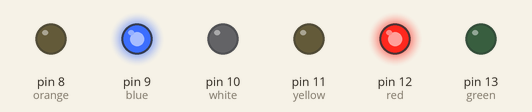
This sketch was run on a simulated Arduino Uno, built with avr-gcc and run on an emulated ATmega328P. On the bench: output pins drawn as LEDs (lit = HIGH).

Above: at 0.5 s.
At 1.5 s:
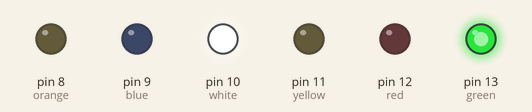
At 2.5 s:
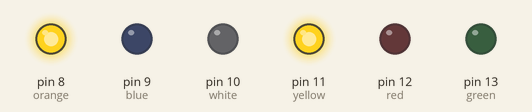
At 3.5 s:
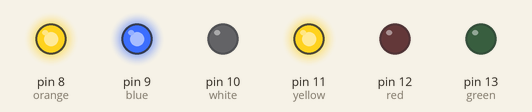
Timing chart, 0 to 5.2 s (numbered marks = the images above):
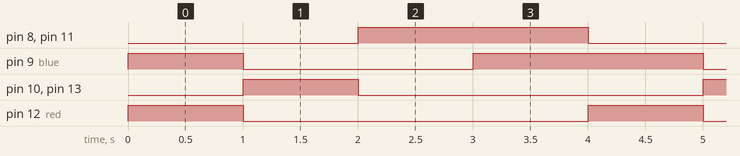

Measured:
- by itself, pin 8 (orange), pin 11 (yellow): alternates HIGH for 2.0 s and LOW for 2.0 s
- by itself, pin 9 (blue): repeats every 4.0 s: LOW 2.0 s, HIGH 2.0 s
- by itself, pin 10 (white), pin 12 (red), pin 13 (green): alternates HIGH for 1.0 s and LOW for 3.0 s

The sketch:

smashing_wluff_hango1.ino
```cpp
// C++ code
//
int green=13;
int red=12;
int yellow=11;
int white=10;
int blue=9;
int orange=8;

void setup()
{
  pinMode(green, OUTPUT);
  pinMode(red, OUTPUT);
  pinMode(yellow, OUTPUT);
  pinMode(white, OUTPUT);
  pinMode(blue, OUTPUT);
  pinMode(orange, OUTPUT);
}

void loop()
{
  digitalWrite(green, LOW);
  digitalWrite(red, HIGH);
  digitalWrite(yellow,LOW);
  digitalWrite(white, LOW);
  digitalWrite(blue, HIGH);
  digitalWrite(orange, LOW);
  delay(1000);


  digitalWrite(green, HIGH);
  digitalWrite(red, LOW);
  digitalWrite(yellow,LOW);
  digitalWrite(white, HIGH);
  digitalWrite(blue, LOW);
  digitalWrite(orange, LOW);
  delay(1000);


  digitalWrite(green, LOW);
  digitalWrite(red, LOW);
  digitalWrite(yellow,HIGH);
  digitalWrite(white, LOW);
  digitalWrite(blue, LOW);
  digitalWrite(orange, HIGH);
  delay(1000);

  digitalWrite(green, LOW);
  digitalWrite(red, LOW);
  digitalWrite(yellow,HIGH);
  digitalWrite(white, LOW);
  digitalWrite(blue, HIGH);
  digitalWrite(orange, HIGH);
  delay(1000);

}
```
